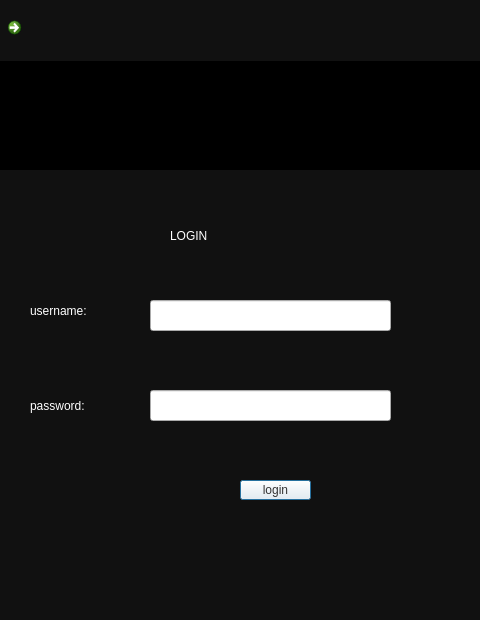
<?xml version="1.0" encoding="UTF-8"?>
<ui version="4.0">
 <class>Dialog</class>
 <widget class="QDialog" name="Dialog">
  <property name="geometry">
   <rect>
    <x>0</x>
    <y>0</y>
    <width>480</width>
    <height>620</height>
   </rect>
  </property>
  <property name="windowTitle">
   <string>Dialog</string>
  </property>
  <widget class="QLabel" name="label">
   <property name="geometry">
    <rect>
     <x>0</x>
     <y>60</y>
     <width>481</width>
     <height>111</height>
    </rect>
   </property>
   <property name="autoFillBackground">
    <bool>false</bool>
   </property>
   <property name="styleSheet">
    <string notr="true">background-color: rgb(0, 0, 0);</string>
   </property>
   <property name="text">
    <string/>
   </property>
   <property name="pixmap">
    <pixmap>mainn.jpeg</pixmap>
   </property>
   <property name="scaledContents">
    <bool>true</bool>
   </property>
  </widget>
  <widget class="QLabel" name="label_2">
   <property name="geometry">
    <rect>
     <x>-10</x>
     <y>170</y>
     <width>496</width>
     <height>511</height>
    </rect>
   </property>
   <property name="sizeIncrement">
    <size>
     <width>3</width>
     <height>0</height>
    </size>
   </property>
   <property name="styleSheet">
    <string notr="true">background-color: rgb(17, 17, 17);
</string>
   </property>
   <property name="text">
    <string/>
   </property>
  </widget>
  <widget class="QLabel" name="label_3">
   <property name="geometry">
    <rect>
     <x>0</x>
     <y>0</y>
     <width>481</width>
     <height>61</height>
    </rect>
   </property>
   <property name="styleSheet">
    <string notr="true">background-color: rgb(17, 17, 17);</string>
   </property>
   <property name="text">
    <string/>
   </property>
  </widget>
  <widget class="QPushButton" name="logbutton">
   <property name="geometry">
    <rect>
     <x>240</x>
     <y>480</y>
     <width>71</width>
     <height>20</height>
    </rect>
   </property>
   <property name="styleSheet">
    <string notr="true">background-color: rgb(249, 249, 249);
color: rgb(52, 52, 52);</string>
   </property>
   <property name="text">
    <string>login</string>
   </property>
   <property name="shortcut">
    <string>Return</string>
   </property>
  </widget>
  <widget class="QLabel" name="label_4">
   <property name="geometry">
    <rect>
     <x>30</x>
     <y>300</y>
     <width>111</width>
     <height>21</height>
    </rect>
   </property>
   <property name="styleSheet">
    <string notr="true">color: rgb(255, 255, 255);
font: 16pt &quot;MS Shell Dlg 2&quot;;</string>
   </property>
   <property name="text">
    <string>username:</string>
   </property>
  </widget>
  <widget class="QLabel" name="label_5">
   <property name="geometry">
    <rect>
     <x>30</x>
     <y>390</y>
     <width>101</width>
     <height>31</height>
    </rect>
   </property>
   <property name="styleSheet">
    <string notr="true">color: rgb(255, 255, 255);
font: 16pt &quot;MS Shell Dlg 2&quot;;</string>
   </property>
   <property name="text">
    <string>password:</string>
   </property>
  </widget>
  <widget class="QLineEdit" name="user">
   <property name="geometry">
    <rect>
     <x>150</x>
     <y>300</y>
     <width>241</width>
     <height>31</height>
    </rect>
   </property>
  </widget>
  <widget class="QLineEdit" name="password">
   <property name="geometry">
    <rect>
     <x>150</x>
     <y>390</y>
     <width>241</width>
     <height>31</height>
    </rect>
   </property>
  </widget>
  <widget class="QLabel" name="label_6">
   <property name="geometry">
    <rect>
     <x>170</x>
     <y>210</y>
     <width>151</width>
     <height>51</height>
    </rect>
   </property>
   <property name="styleSheet">
    <string notr="true">color:rgb(255, 255, 255);
font: 75 36pt &quot;MS Shell Dlg 2&quot;;</string>
   </property>
   <property name="text">
    <string>LOGIN</string>
   </property>
  </widget>
  <widget class="QLabel" name="erroremp">
   <property name="geometry">
    <rect>
     <x>150</x>
     <y>450</y>
     <width>241</width>
     <height>16</height>
    </rect>
   </property>
   <property name="styleSheet">
    <string notr="true">color: rgb(207, 0, 0);</string>
   </property>
   <property name="text">
    <string/>
   </property>
  </widget>
  <widget class="QCommandLinkButton" name="backbutton">
   <property name="geometry">
    <rect>
     <x>0</x>
     <y>10</y>
     <width>41</width>
     <height>41</height>
    </rect>
   </property>
   <property name="text">
    <string/>
   </property>
   <property name="icon">
    <iconset>
     <normaloff>backpic.jpeg</normaloff>backpic.jpeg</iconset>
   </property>
  </widget>
 </widget>
 <resources/>
 <connections/>
</ui>
